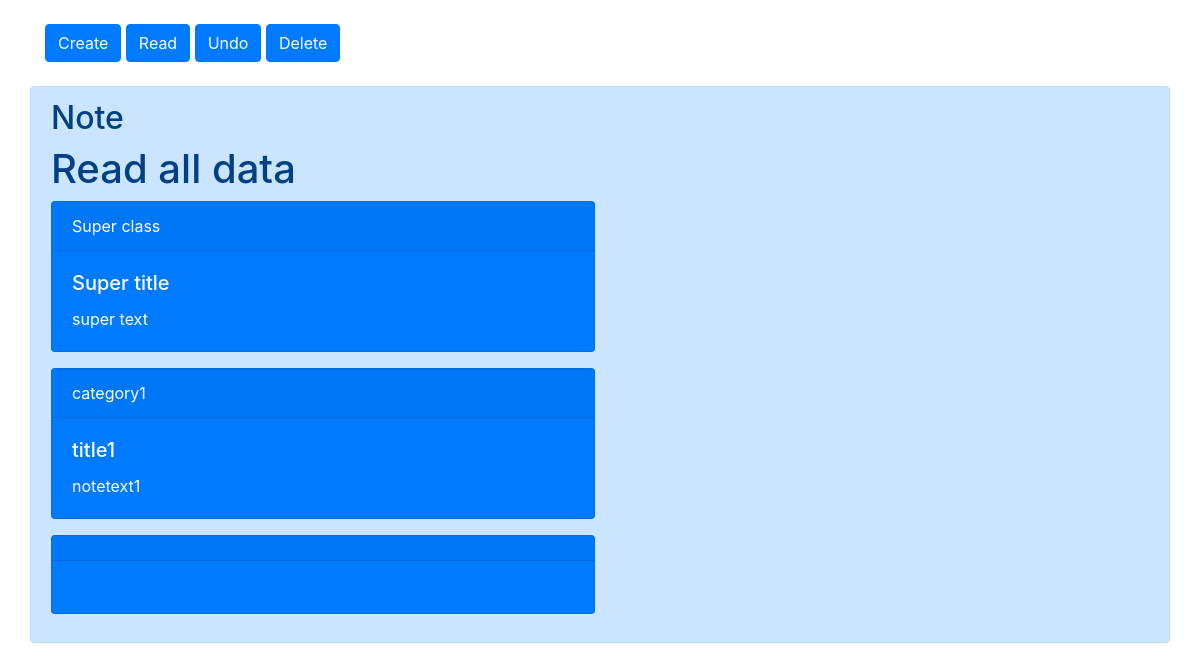
Page /read/ on the earlier database version.
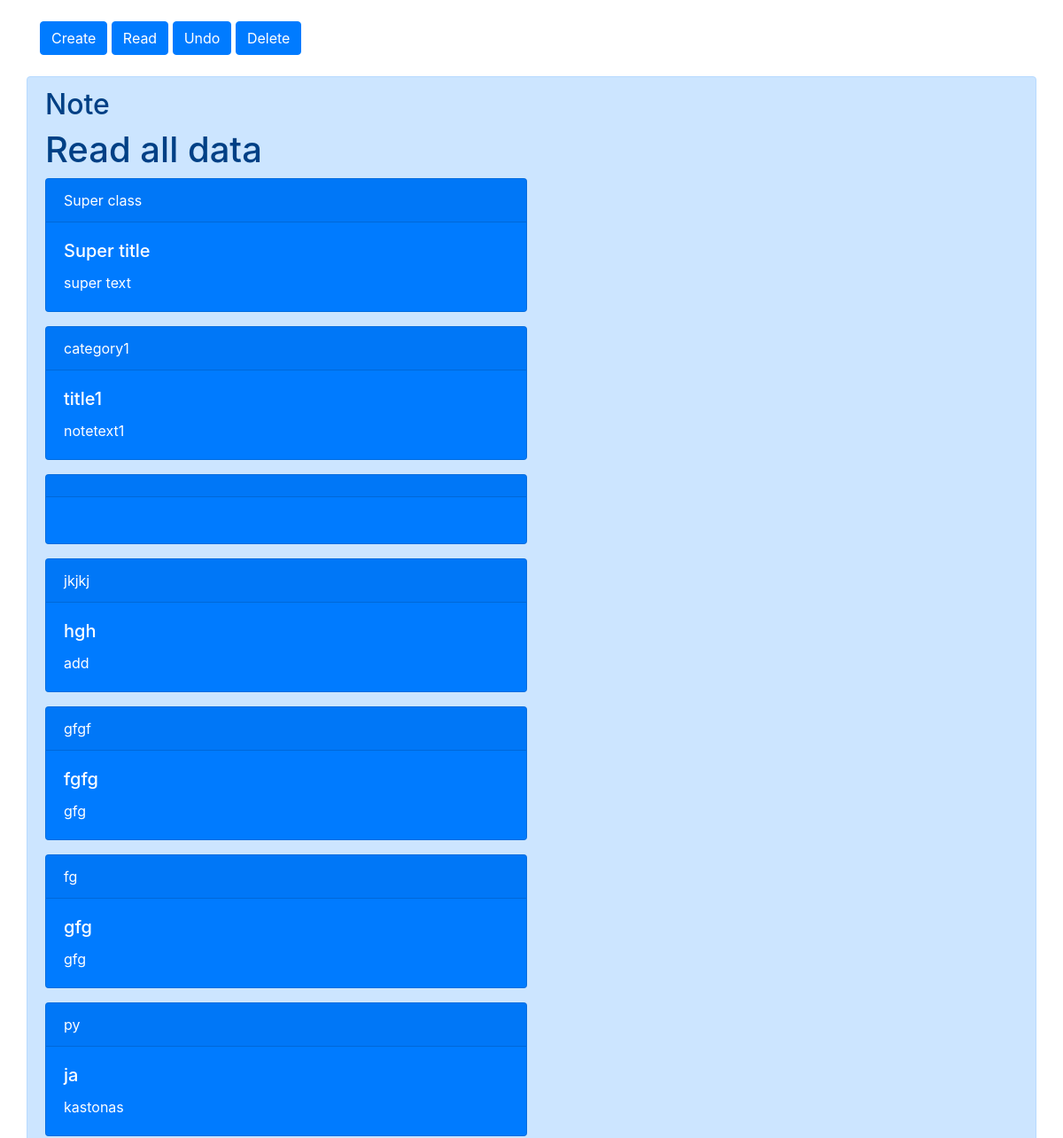
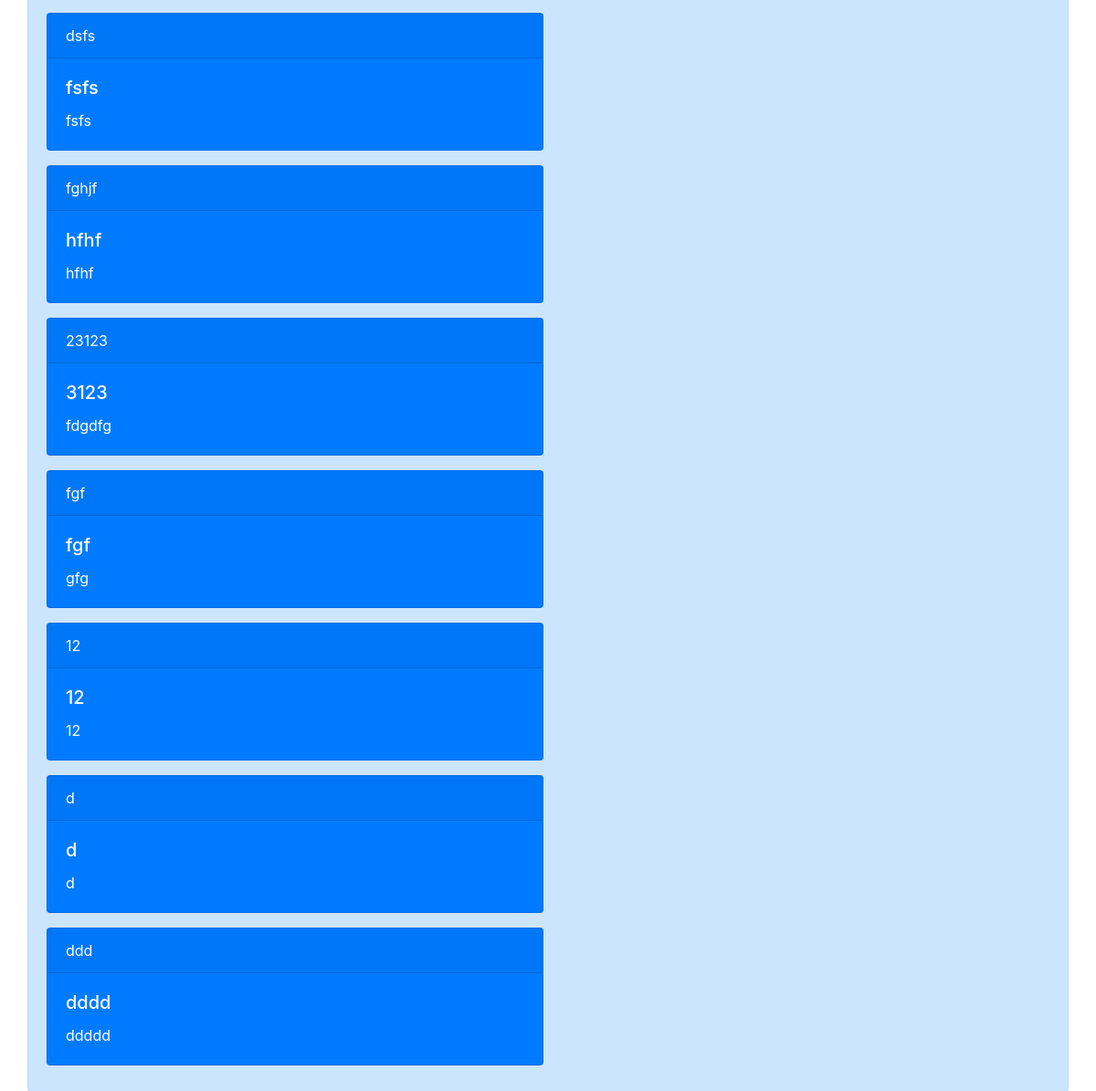
Same page on the later database version (2 pictures, top to bottom).
### notes_app/models.py (models this page shows, shortened)
class Note_model(models.Model):
    id = models.AutoField(primary_key=True)
    category = models.CharField(max_length=264,unique=True)
    title = models.CharField(max_length=264,unique=True)
    note_text = models.CharField(max_length=264,unique=True)

### notes_app/views.py (the view)
# urls.py: url(r'^read/$', views.read,name='read'),
def read(request):
    data=Note_model.objects.all()
    return render(request, 'notes_app/read.html',{'notes':data})

### notes_app/templates/notes_app/read.html
{% extends 'notes_app/index.html' %}
{% block content %}
<h1>Read  all data</h1>
{% for note in notes %}
<div class="card text-white bg-primary mb-3" style="max-width: 34rem;">
    <div class="card-header">{{note.category}}</div>
    <div class="card-body">
      <h5 class="card-title">{{note.title}}</h5>
      <p class="card-text">{{note.note_text}}</p>
    </div>
  </div>
{% endfor %}
{% endblock %}

Differences in the rows shown:
added Note_model: category "jkjkj", title "hgh", note_text "add"
added Note_model: category "gfgf", title "fgfg", note_text "gfg"
added Note_model: category "fg", title "gfg", note_text "gfg"
added Note_model: category "py", title "ja", note_text "kastonas"
added Note_model: category "dsfs", title "fsfs", note_text "fsfs"
added Note_model: category "fghjf", title "hfhf", note_text "hfhf"
added Note_model: category "23123", title "3123", note_text "fdgdfg"
added Note_model: category "fgf", title "fgf", note_text "gfg"
added Note_model: category "12", title "12", note_text "12"
added Note_model: category "d", title "d", note_text "d"
added Note_model: category "ddd", title "dddd", note_text "ddddd"
